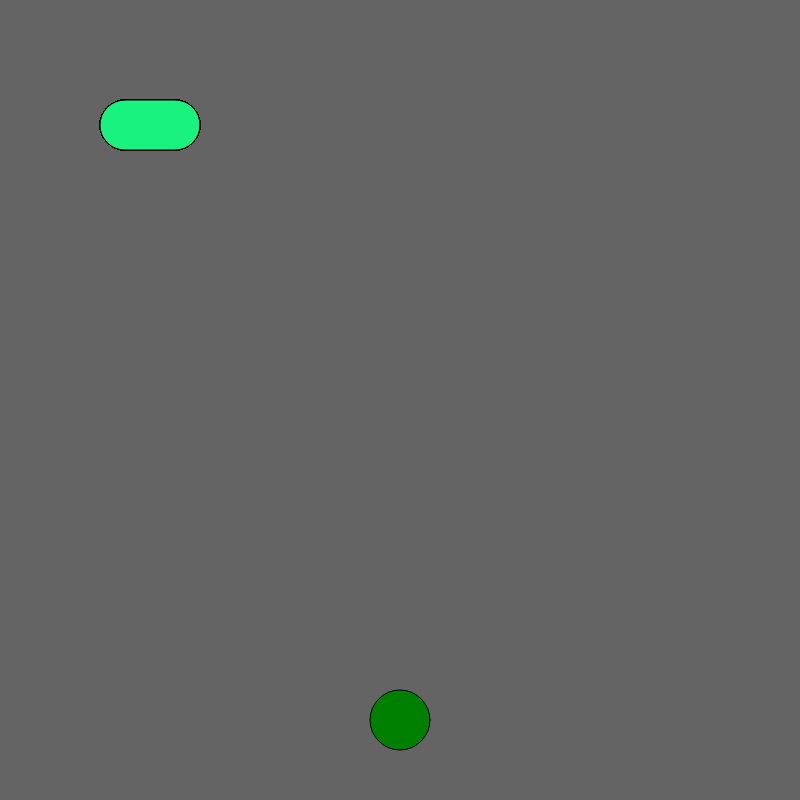
Frame 1 (no input)
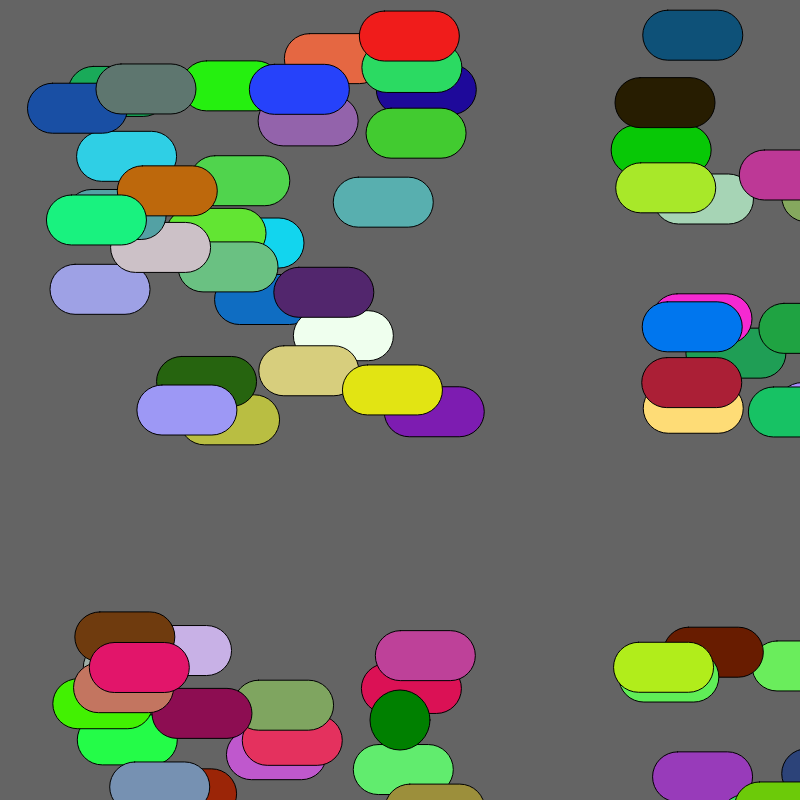
Frame 60 (no input)
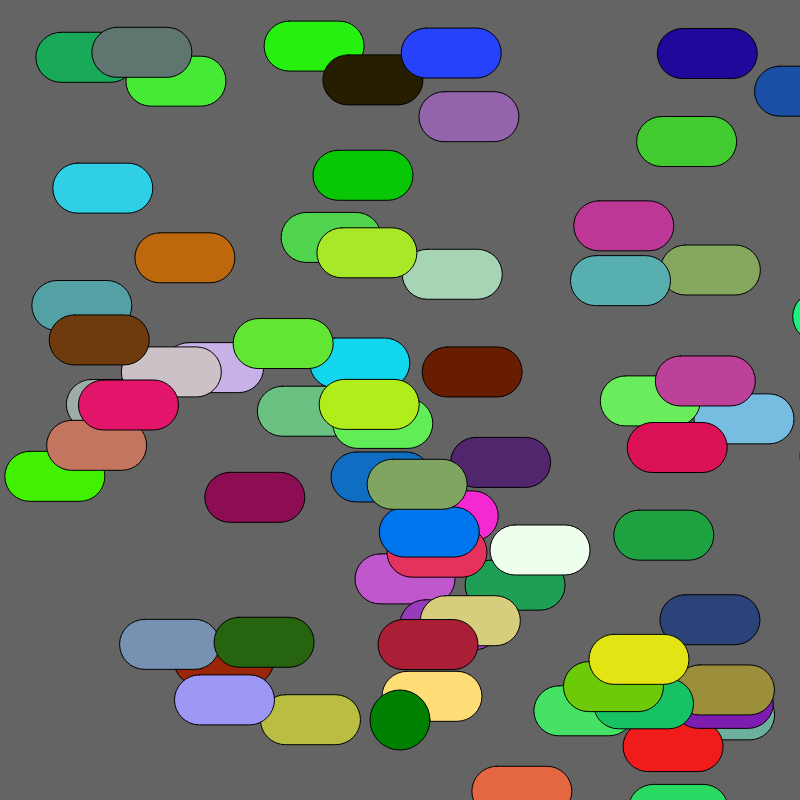
Frame 120 (the mouse pressed at the canvas centre since frame 60)

The p5.js sketch that drew these frames (run headless with seeded random() and noise() and a simulated clock; from frame 60 on, the mouse is pressed at the canvas centre):

// p5.js sketch
// ── sketch.js
var cars = [];
var frogPos ;


function setup() {
  // put setup code here
  createCanvas(800, 800);
  for (var i = 0; i < 75; i++) {
    cars.push(new Cars());
  }
  frogPos = createVector(width/2, height-80) ;
}

function draw() {
  // put drawing code here
  background(100);
  for (var i = 0; i < cars.length; i++) {
    cars[i].display();
    cars[i].drive();
    if (cars[i].pos.dist(frogPos) < 50) {
      cars.splice(i, 1) ;
    }
  }
  //draw frog
  fill('green')
  ellipse(frogPos.x, frogPos.y, 60, 60) ;
  checkForKeys() ;
}

//car class!!
function Cars() {
  // attributes
  this.pos = createVector(100, 100);
  this.vel = createVector(random(-5, 5), random(-5, 5));
  this.r = random(255);
  this.g = random(255);
  this.b = random(255);

  // methods
  this.display = function() {
    fill(this.r, this.g, this.b);
    rect(this.pos.x, this.pos.y, 100, 50, 50);
  }

  this.drive = function() {
    this.pos.add(this.vel);
    if (this.pos.x > width) this.pos.x = 0;
    if (this.pos.x < 0) this.pos.x = width;
    if (this.pos.y > height) this.pos.y = 0;
    if (this.pos.y < 0) this.pos.y = height;
  }

}



function checkForKeys() {
  if (keyIsDown(LEFT_ARROW)) frogPos.x = frogPos.x - 5;
  if (keyIsDown(RIGHT_ARROW)) frogPos.x = frogPos.x + 5;
  if (keyIsDown(UP_ARROW)) frogPos.y = frogPos.y - 5;
  if (keyIsDown(DOWN_ARROW)) frogPos.y = frogPos.y + 5;

}
